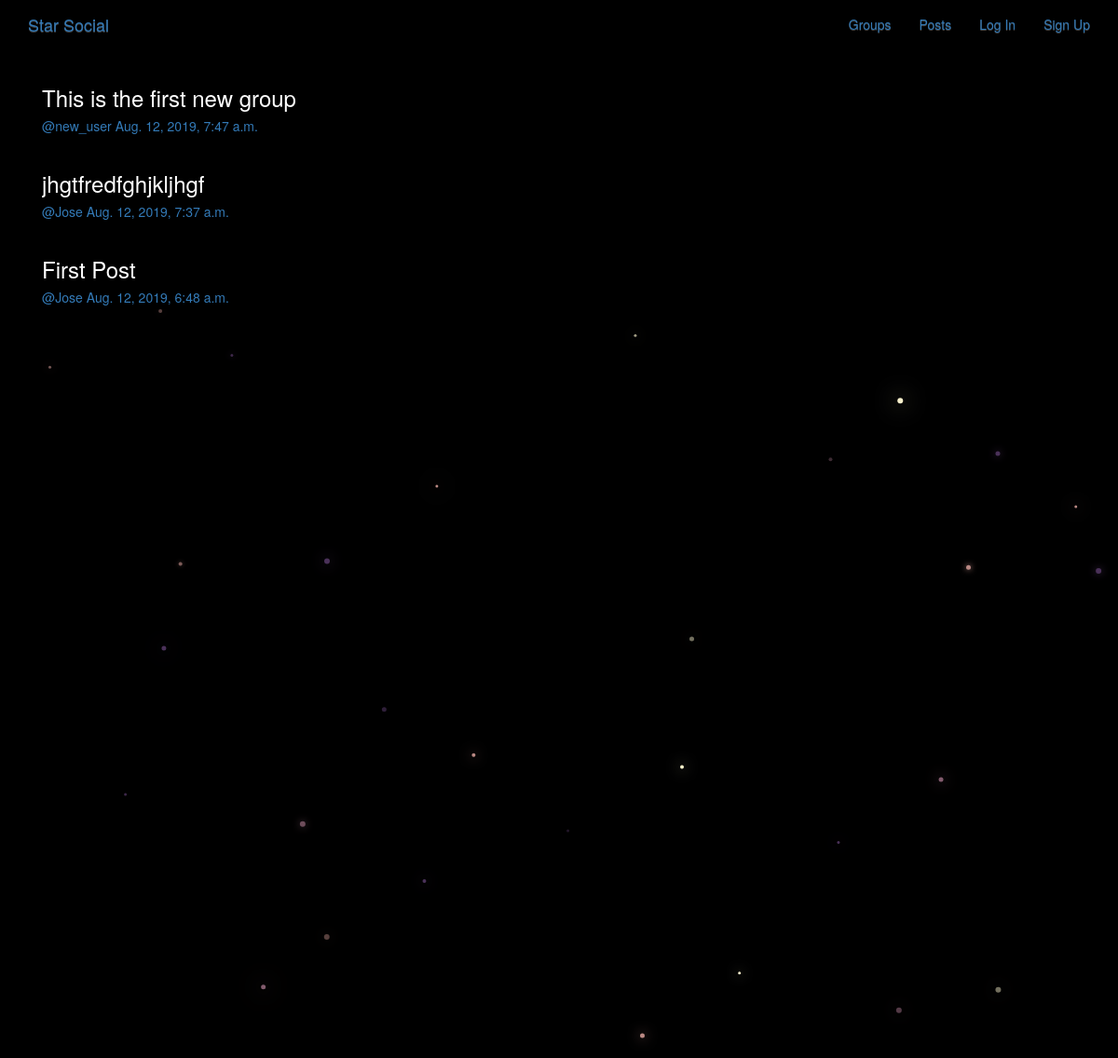
/posts/, run on the app's committed database.
### posts/models.py (models this page shows, shortened)
class Post(models.Model):
    user = models.ForeignKey(User,related_name="posts",on_delete=models.CASCADE)
    created_date= models.DateTimeField(auto_now=True)
    message = models.TextField()
    message_html = models.TextField(editable=False,blank=True,default='')
    group = models.ForeignKey(Group,related_name="posts",null=True,blank=True,on_delete=models.CASCADE)
    class Meta:
        ordering = ['-created_date']
        unique_together =  ['user','message']

### posts/views.py (the view)
class PostList(SelectRelatedMixin,generic.ListView):
    model = models.Post
    select_related = ('user','group')

### posts/templates/posts/post_list.html (shortened to what this page needs)
{%extends 'posts/post_base.html'%}
{%block post_content%}
<div class="col-md-8">
    {%for post in post_list%}
    {% include "posts/_post.html"%}
    {%endfor%}
</div>
{%endblock%}

### posts/templates/posts/_post.html (shortened to what this page needs)
<div class="post media">
    <h3>{{post.message_html|safe}}</h3>
    <div class="media-body">
        <h5 class="media-heading">
        <span class="username">
            <a href="{%url 'posts:for_user' username=post.user.username%}">@{{post.user.username}}</a>
        </span>
        <time class="time">
            <a href="{%url 'posts:single' username=post.user.username pk=post.pk%}">
                {{post.created_date}}
            </a>
        </time>
    </h5>
    </div>
</div>

### static/simplesocial/css/master.css (style rules this page uses)
body { margin: 0; overflow: hidden; background-color: black; color:white; }

### data on the page
Post: message_html "This is the first new group", user.username "new_user", created_date "Aug. 12, 2019, 7:47 a.m."
Post: message_html "jhgtfredfghjkljhgf", user.username "Jose", created_date "Aug. 12, 2019, 7:37 a.m."
Post: message_html "First Post", user.username "Jose", created_date "Aug. 12, 2019, 6:48 a.m."
